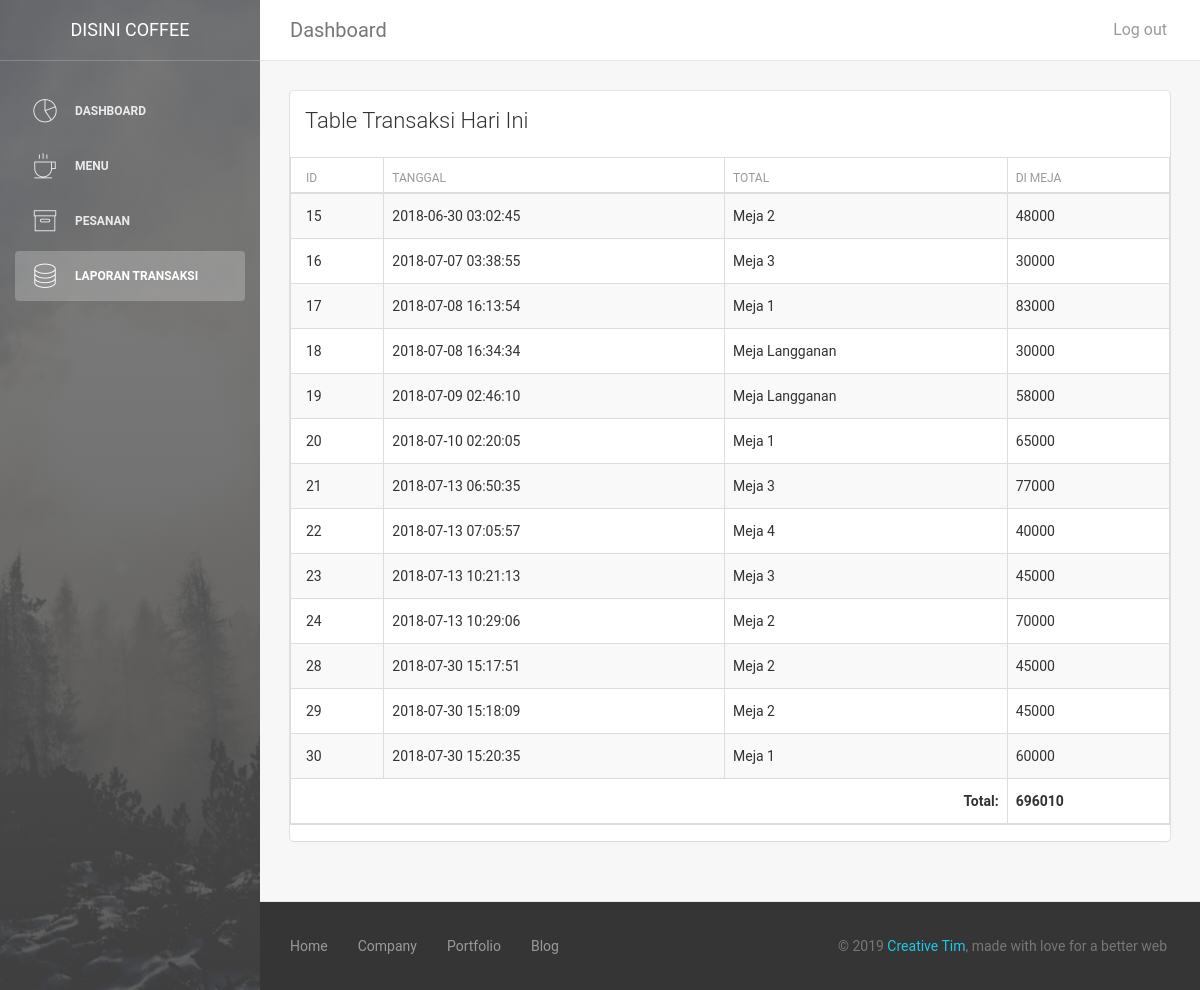
The app's page /admin/laporan.php with its own data.
### tables this page shows
CREATE TABLE `tbl_transaksi` (
  `id_transaksi` int(10) NOT NULL,
  `tanggal` timestamp NOT NULL DEFAULT CURRENT_TIMESTAMP,
  `total` int(100) NOT NULL,
  `status` varchar(10) NOT NULL,
  `id_meja` int(5) NOT NULL,
  `id_petugas` int(11) DEFAULT NULL
);

CREATE TABLE `tbl_meja` (
  `id_meja` int(5) NOT NULL,
  `nama_meja` varchar(30) DEFAULT NULL,
  `status` varchar(10) NOT NULL DEFAULT 'kosong'
);

### admin/laporan.php (the view, shortened to what this page needs)
<!doctype html>
<html lang="en">
<head>
    <link href="assets/css/bootstrap.min.css" rel="stylesheet" />
    <link href="assets/css/animate.min.css" rel="stylesheet"/>
    <link href="assets/css/light-bootstrap-dashboard.css?v=1.4.0" rel="stylesheet"/>
    <link rel="stylesheet" type="text/css" href="css/styleadmin.css">
    <link href="assets/css/demo.css" rel="stylesheet" />
    <link href="assets/datatables/datatables.min.css" rel="stylesheet"/>
    <link href="assets/fonts/font-awesome-4.7.0/css/font-awesome.min.css" rel="stylesheet">
    <link href="assets/css/pe-icon-7-stroke.css" rel="stylesheet" />
</head>
<body>
<div class="wrapper">
    <?php
        include "side-bar.php";
     ?>
    <div class="main-panel">
        <?php include "navbar-header.php"; ?>
        <div class="content">
            <div class="container-fluid">
                <div class="row">
                <div class="col-md-12">
                        <div class="card">
                            <div class="header">
                                <h4 class="title">Table Transaksi Hari Ini</h4>
                            </div>
                            <div class="content table-responsive table-full-width">
                            <table id="datatabel" class="table table-striped table-bordered" style="width:100%">
                            <thead>
                                <tr>
                                    <th>ID</th>
                                    <th>Tanggal</th>
                                    <th>Total</th>
                                    <th>Di Meja</th>
                                </tr>
                            </thead>
                            <tbody>
                                <?php
                                include "../koneksi.php";
                                $get = mysqli_query($c,"SELECT id_transaksi,tanggal,total,tbl_meja.nama_meja FROM tbl_transaksi JOIN tbl_meja ON tbl_transaksi.id_meja = tbl_meja.id_meja WHERE tbl_transaksi.status = 3");
                                $total = 10;
                                while ($data = mysqli_fetch_array($get)){
                                    ?>
                                <tr>
                                    <td><?php echo $data['id_transaksi'] ?></td>
                                    <td><?php echo $data['tanggal'] ?></td>
                                    <td><?php echo $data['nama_meja'] ?></td>
                                    <td><?php echo $data['total'] ?></td>
                                <?php
                                $total = $total + $data['total'];
                                }
                                 ?>
                            </tbody>
                            <tfoot>
                                <tr>
                                <th colspan="3" style="text-align:right">Total:</th>
                                <th><?php echo $total ?></th>
                                 </tr>
                            </tfoot>
                        </table>
                            </div>
                        </div>
                    </div>
                </div>
            </div>
        </div>
        <footer class="footer">
            <div class="container-fluid">
                <nav class="pull-left">
                    <ul>
                        <li>
                            <a href="#">
                                Home
                            </a>
                        </li>
                        <li>
                            <a href="#">
                                Company
                            </a>
                        </li>
                        <li>
                            <a href="#">
                                Portfolio
                            </a>
                        </li>
                        <li>
                            <a href="#">
                               Blog
                            </a>
                        </li>
                    </ul>
                </nav>
                <p class="copyright pull-right">
                    &copy; <script>document.write(new Date().getFullYear())</script> <a href="http://www.creative-tim.com">Creative Tim</a>, made with love for a better web
                </p>
            </div>
        </footer>
    </div>
</div>
</body>
</html>

### admin/css/styleadmin.css (style rules this page uses)
.footer { background: #353535; padding: 1em 0; }
ul.resp-tabs-list, p { margin: 0px; padding: 0px; }

### records on screen
tbl_transaksi: id_transaksi "15", tanggal "2018-06-30 03:02:45", id_meja.nama_meja "Meja 2", total "48000"
tbl_transaksi: id_transaksi "16", tanggal "2018-07-07 03:38:55", id_meja.nama_meja "Meja 3", total "30000"
tbl_transaksi: id_transaksi "17", tanggal "2018-07-08 16:13:54", id_meja.nama_meja "Meja 1", total "83000"
tbl_transaksi: id_transaksi "18", tanggal "2018-07-08 16:34:34", id_meja.nama_meja "Meja Langganan", total "30000"
tbl_transaksi: id_transaksi "19", tanggal "2018-07-09 02:46:10", id_meja.nama_meja "Meja Langganan", total "58000"
tbl_transaksi: id_transaksi "20", tanggal "2018-07-10 02:20:05", id_meja.nama_meja "Meja 1", total "65000"
tbl_transaksi: id_transaksi "21", tanggal "2018-07-13 06:50:35", id_meja.nama_meja "Meja 3", total "77000"
tbl_transaksi: id_transaksi "22", tanggal "2018-07-13 07:05:57", id_meja.nama_meja "Meja 4", total "40000"
tbl_transaksi: id_transaksi "23", tanggal "2018-07-13 10:21:13", id_meja.nama_meja "Meja 3", total "45000"
tbl_transaksi: id_transaksi "24", tanggal "2018-07-13 10:29:06", id_meja.nama_meja "Meja 2", total "70000"
tbl_transaksi: id_transaksi "28", tanggal "2018-07-30 15:17:51", id_meja.nama_meja "Meja 2", total "45000"
tbl_transaksi: id_transaksi "29", tanggal "2018-07-30 15:18:09", id_meja.nama_meja "Meja 2", total "45000"
tbl_transaksi: id_transaksi "30", tanggal "2018-07-30 15:20:35", id_meja.nama_meja "Meja 1", total "60000"

### other values on screen
$total "696010"
